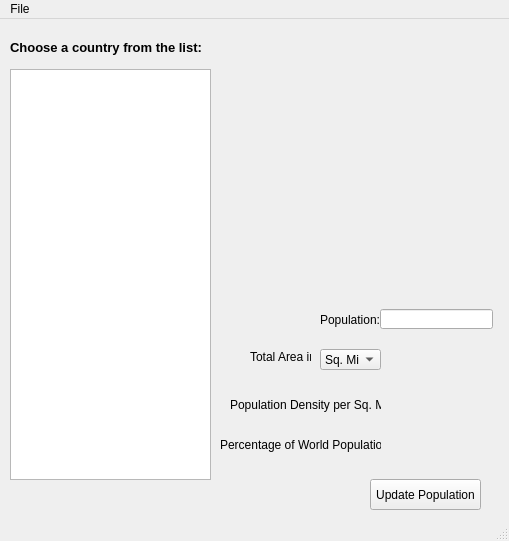
<?xml version="1.0" encoding="UTF-8"?>
<ui version="4.0">
 <class>MainWindow</class>
 <widget class="QMainWindow" name="MainWindow">
  <property name="geometry">
   <rect>
    <x>0</x>
    <y>0</y>
    <width>509</width>
    <height>541</height>
   </rect>
  </property>
  <property name="windowTitle">
   <string>Countries of the World</string>
  </property>
  <widget class="QWidget" name="centralwidget">
   <widget class="QLabel" name="label_choose_country">
    <property name="geometry">
     <rect>
      <x>10</x>
      <y>20</y>
      <width>211</width>
      <height>16</height>
     </rect>
    </property>
    <property name="font">
     <font>
      <pointsize>10</pointsize>
      <weight>75</weight>
      <bold>true</bold>
     </font>
    </property>
    <property name="text">
     <string>Choose a country from the list:</string>
    </property>
   </widget>
   <widget class="QListWidget" name="listWidget_country_lists">
    <property name="geometry">
     <rect>
      <x>10</x>
      <y>50</y>
      <width>201</width>
      <height>411</height>
     </rect>
    </property>
   </widget>
   <widget class="QLabel" name="label_country_name">
    <property name="geometry">
     <rect>
      <x>230</x>
      <y>20</y>
      <width>211</width>
      <height>21</height>
     </rect>
    </property>
    <property name="font">
     <font>
      <pointsize>12</pointsize>
      <weight>75</weight>
      <bold>true</bold>
     </font>
    </property>
    <property name="text">
     <string/>
    </property>
   </widget>
   <widget class="QLabel" name="label_flags">
    <property name="geometry">
     <rect>
      <x>240</x>
      <y>80</y>
      <width>241</width>
      <height>161</height>
     </rect>
    </property>
    <property name="text">
     <string/>
    </property>
   </widget>
   <widget class="QLabel" name="label_population">
    <property name="geometry">
     <rect>
      <x>320</x>
      <y>290</y>
      <width>61</width>
      <height>21</height>
     </rect>
    </property>
    <property name="text">
     <string>Population:</string>
    </property>
   </widget>
   <widget class="QLabel" name="label_total_area">
    <property name="geometry">
     <rect>
      <x>250</x>
      <y>330</y>
      <width>61</width>
      <height>16</height>
     </rect>
    </property>
    <property name="text">
     <string>Total Area in</string>
    </property>
   </widget>
   <widget class="QComboBox" name="comboBox_choose_way">
    <property name="geometry">
     <rect>
      <x>320</x>
      <y>330</y>
      <width>61</width>
      <height>21</height>
     </rect>
    </property>
    <item>
     <property name="text">
      <string>Sq. Mi.</string>
     </property>
    </item>
    <item>
     <property name="text">
      <string>Sq. KM.</string>
     </property>
    </item>
   </widget>
   <widget class="QLineEdit" name="lineEdit_population">
    <property name="geometry">
     <rect>
      <x>380</x>
      <y>290</y>
      <width>113</width>
      <height>20</height>
     </rect>
    </property>
   </widget>
   <widget class="QLabel" name="label_density_per_mi">
    <property name="geometry">
     <rect>
      <x>230</x>
      <y>370</y>
      <width>151</width>
      <height>31</height>
     </rect>
    </property>
    <property name="text">
     <string>Population Density per Sq. Mi.:</string>
    </property>
   </widget>
   <widget class="QLabel" name="label_percentage_world_population">
    <property name="geometry">
     <rect>
      <x>220</x>
      <y>410</y>
      <width>161</width>
      <height>31</height>
     </rect>
    </property>
    <property name="text">
     <string>Percentage of World Population:</string>
    </property>
   </widget>
   <widget class="QLabel" name="label_total_area_result">
    <property name="geometry">
     <rect>
      <x>390</x>
      <y>330</y>
      <width>101</width>
      <height>21</height>
     </rect>
    </property>
    <property name="text">
     <string/>
    </property>
   </widget>
   <widget class="QLabel" name="label_density_per_mi_result">
    <property name="geometry">
     <rect>
      <x>390</x>
      <y>380</y>
      <width>91</width>
      <height>16</height>
     </rect>
    </property>
    <property name="text">
     <string/>
    </property>
   </widget>
   <widget class="QLabel" name="label_percentage_world_population_result">
    <property name="geometry">
     <rect>
      <x>390</x>
      <y>420</y>
      <width>101</width>
      <height>16</height>
     </rect>
    </property>
    <property name="text">
     <string/>
    </property>
   </widget>
   <widget class="QPushButton" name="pushButton_update_population">
    <property name="geometry">
     <rect>
      <x>370</x>
      <y>460</y>
      <width>111</width>
      <height>31</height>
     </rect>
    </property>
    <property name="text">
     <string>Update Population</string>
    </property>
   </widget>
  </widget>
  <widget class="QMenuBar" name="menubar">
   <property name="geometry">
    <rect>
     <x>0</x>
     <y>0</y>
     <width>509</width>
     <height>21</height>
    </rect>
   </property>
   <widget class="QMenu" name="menuFile">
    <property name="title">
     <string>File</string>
    </property>
    <addaction name="separator"/>
    <addaction name="action_Load_Countries"/>
    <addaction name="separator"/>
    <addaction name="action_Exit"/>
   </widget>
   <addaction name="menuFile"/>
  </widget>
  <widget class="QStatusBar" name="statusbar"/>
  <action name="action_Load_Countries">
   <property name="text">
    <string>Load Countries</string>
   </property>
  </action>
  <action name="action_Exit">
   <property name="text">
    <string>Exit</string>
   </property>
  </action>
 </widget>
 <resources/>
 <connections/>
</ui>
